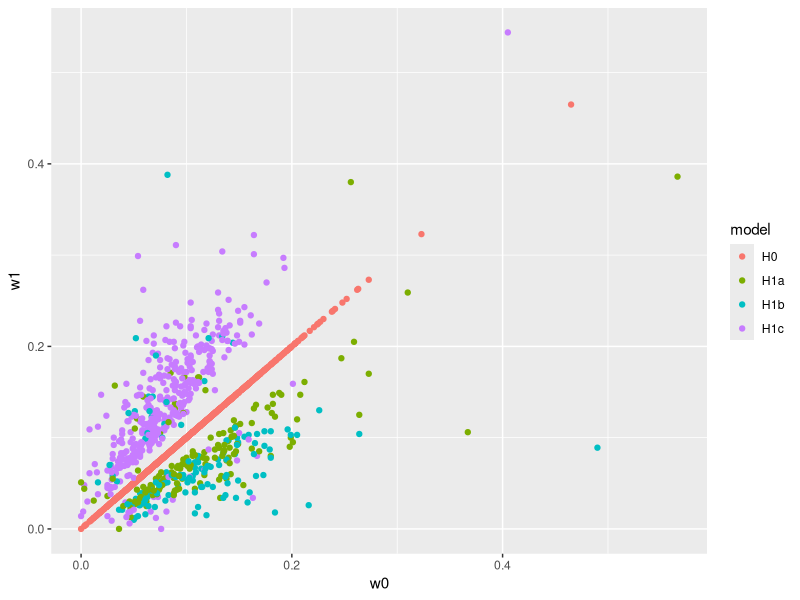
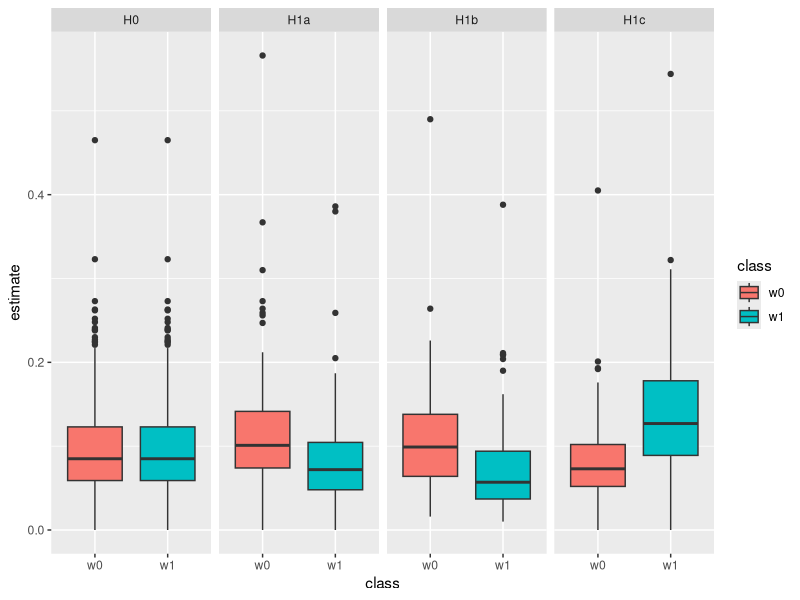
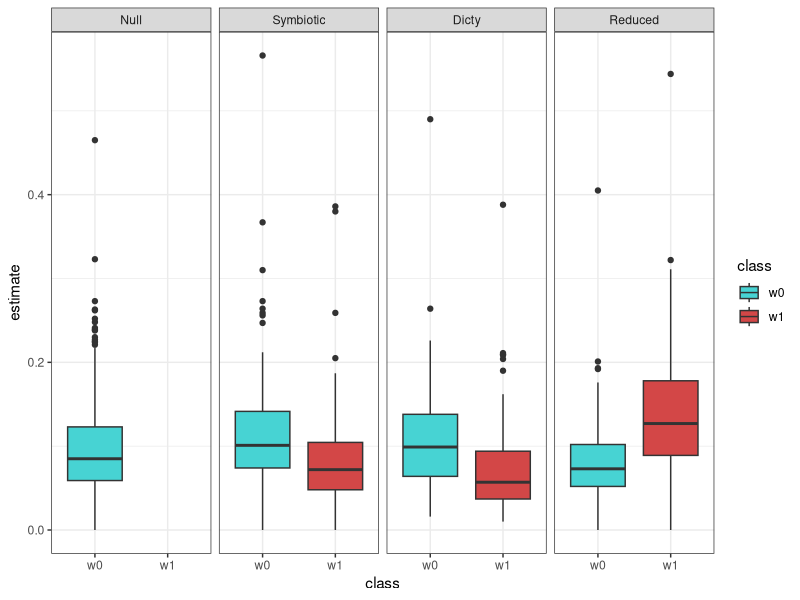

These figures' R source, in order: (Note: this script raises an error after producing the figures.)
#### 2 steps analysis for codeml model selection and parameter visualization ####
## to be used in conjunction with shell scripts summarize_codeml_1_logl.sh and summarize_codeml_2_parameters.sh

library(ggplot2)
library(reshape2)

## step 1 - after running codeml models, import logLikelihood scores and compare to select best fitting model

# hypotheses tested in codeml
# H0: all rates same across tree
# H1a: Different rates of evolution when symbiotic # symbiotic
# H1b: Different rates of evolution in dicty # dicty
# H1c: Different rates of evolution when genomes reduced # reduced

# read in data and rename columns
codeml <- read.table("codeml_likelihood.models.txt") 
colnames(codeml) <- c("gene","h0", "symbiotic", "dicty", "reduced")

# calculate AIC from logLikelihood scores
codeml$aic_h0 <- -2*codeml$h0
codeml$aic_sym <- 4-2*codeml$symbiotic
codeml$aic_dic <- 4-2*codeml$dicty
codeml$aic_red <- 4-2*codeml$reduced

# find minimum AIC value for each gene
codeml$which <- apply(codeml[,6:9],1,which.min)
codeml$aic_min <- apply(codeml[,6:9],1,min)
codeml$diff <- abs(codeml$aic_h0 - codeml$aic_min)
codeml$result <- c("h0")
codeml$result[codeml$which == 2] <- c("symbiotic") 
codeml$result[codeml$which == 3] <- c("dicty") 
codeml$result[codeml$which == 4] <- c("reduced") 

table(codeml$result)
#dicty        h0   reduced symbiotic 
#157       898       424       194  

table(subset(codeml, diff>0 & diff<1)[13])
summary(subset(codeml, diff!=0)[12])

# correct best model for ones that are at least 1 AIC different from null model h0
codeml$result[codeml$diff < 1] <- c("h0")
table(codeml$result)
#dicty        h0   reduced symbiotic 
#137      1001       372       163 

# write out the names of genes for each model to retrieve appropriate parameter estimates
write.table(codeml$gene[codeml$result == "h0"], "codeml_genes.h0.txt", quote=F, col.names = F, row.names = F)
write.table(codeml$gene[codeml$result == "symbiotic"], "codeml_genes.sym.txt", quote=F, col.names = F, row.names = F)
write.table(codeml$gene[codeml$result == "dicty"], "codem_genesl.dic.txt", quote=F, col.names = F, row.names = F)
write.table(codeml$gene[codeml$result == "reduced"], "codeml_genes.red.txt", quote=F, col.names = F, row.names = F)


## step 2 - after retrieving parameter estimates for best model, summarize and visualize

# read in data
omega <- read.table("codeml_omega.diff1.txt")
colnames(omega) <- c("gene","model", "kappa", "w0", "w1","lnL")
omega$w1 <- ifelse(is.na(omega$w1), omega$w0, omega$w1)

# inspect omega estimates between models
ggplot(omega, aes(x=w0, y=w1, colour=model)) + geom_point() 

# compare omegas for each model
omega.long <- melt(omega[,c(1:2,4:5)], id.vars = 1:2, variable.name = "class", value.name = "estimate")

ggplot(omega.long, aes(x=class, y=estimate, group=class, fill=class)) + geom_boxplot() + facet_grid(.~model)
alt.lab <- c("Null", "Symbiotic", "Dicty", "Reduced")
names(alt.lab) <- c("H0", "H1a", "H1b", "H1c")

omega.sub <- subset(omega.long, !(model=="H0" & class=="w1"))
ggplot(omega.sub, aes(x=class, y=estimate, group=class, fill=class)) + geom_boxplot() + facet_grid(.~model, labeller=labeller(model=alt.lab)) + scale_fill_manual(values=c("#47d3d3","#d34747")) + theme_bw()

# compare background and alternate omega estimates within each model
wilcox.test(estimate ~ class, data = subset(omega.sub, model=="H1a"), paired = TRUE)
wilcox.test(estimate ~ class, data = subset(omega.sub, model=="H1b"), paired = TRUE)
wilcox.test(estimate ~ class, data = subset(omega.sub, model=="H1c"), paired = TRUE)


cairo_ps(filename = paste("codeml.models",format(Sys.time(),"%Y%m%d"),"eps",sep="."), width=7.5)
ggplot(omega.sub, aes(x=class, y=estimate, group=class, fill=class)) + geom_boxplot() + facet_grid(.~model, labeller=labeller(model=alt.lab)) + scale_fill_manual(values=c("#47d3d3","#d34747")) + theme_bw()
dev.off()